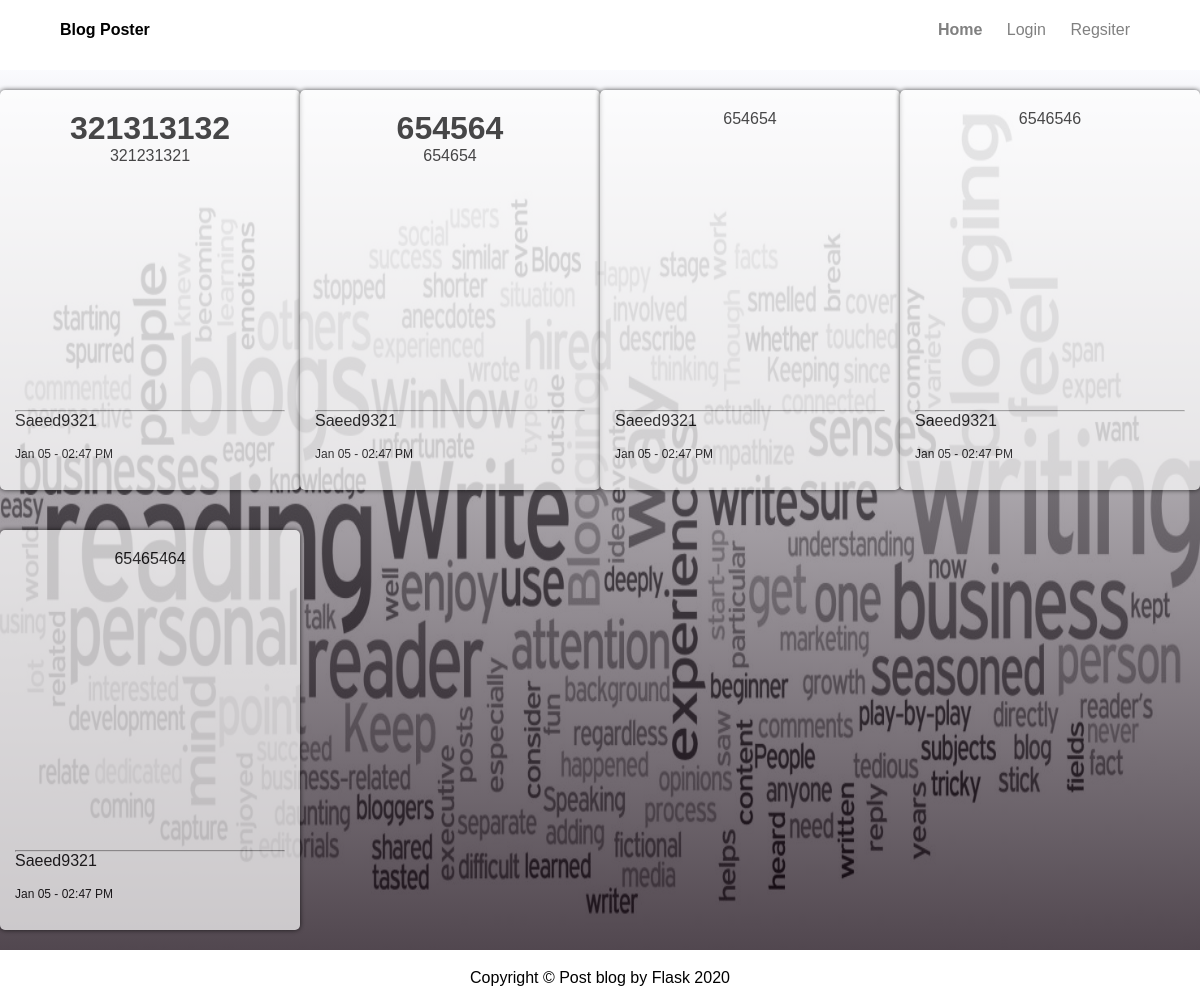
/index, run on the app's committed database.
### project/models.py (models this page shows, shortened)
class Post(db.Model):
    id = db.Column(db.Integer, primary_key=True)
    title = db.Column(db.String(100), nullable=False)
    date_posted = db.Column(db.DateTime, nullable=False, default=datetime.utcnow())
    content = db.Column(db.Text, nullable=False)
    user_id = db.Column(db.Integer, db.ForeignKey('user.id'), nullable=False)

class User(db.Model, UserMixin):
    id = db.Column(db.Integer, primary_key=True)
    username = db.Column(db.String(20), unique=True, nullable=False)
    email = db.Column(db.String(120), unique=True, nullable=False)
    profile_image = db.Column(db.String(30), nullable=False, default='default.jpg')
    password = db.Column(db.String(60), nullable=False)
    posts = db.relationship('Post', backref='author', lazy=True)

### project/routes.py (the view)
@app.route('/index')
def index():
    posts = Post.query.all()
    return render_template('index.html', posts=posts)

### project/templates/index.html (shortened to what this page needs)
<!DOCTYPE html>
<html lang="en">
  <head>
    <link
      rel="stylesheet"
      href="https://cdnjs.cloudflare.com/ajax/libs/font-awesome/4.7.0/css/font-awesome.min.css"
    />
    <link
      href="{{ url_for('static', filename='css/blog-post.css') }}?version=1"
      rel="stylesheet"
    />
  </head>
  <body>
    {% block body %}
    <nav>
      <div class="nav-items">
        <div class="brand"><a href="index">Blog Poster</a></div>
        <div class="nav-links">
          {% if not title %}
          <a href="index" style="font-weight: 700">Home</a>
          {% else %}
          <a href="index">Home</a>
          {% endif %} {% if not current_user.is_authenticated %} {% if title ==
          "Login Page" %}
          <a href="login" style="font-weight: 700">Login</a>
          <a href="register">Regsiter</a>
          {% elif title == "Registration page" %}
          <a href="login">Login</a>
          <a href="register" style="font-weight: 700">Regsiter</a>
          {% else %}
          <a href="login">Login</a>
          <a href="register">Regsiter</a>
          {% endif %} {% endif %}
        </div>
      </div>
    </nav>
    {% endblock %}
    {% block content %}
    <div class="container">
      <div class="row">
        {% for post in posts %}
        <div class="post">
          <h1 class="title">{{post.title}}</h1>
          <p class="content">{{ post.content }}</p>
          <div class="post-info">
            <hr>
            <div class="post-info-user">
              <p class="author">{{post.author.username}}</p>
            </div>
            <div class="post-actions">
              <p>{{post.date_posted.strftime('%b %d - %I:%M %p')}}</p>
            </div>
          </div>
        </div>
        {% endfor %}
      </div>
    </div>
    {% endblock %} {% block footer %}
    <footer>
      <p>Copyright &copy; Post blog by Flask 2020</p>
    </footer>
    {% endblock %}
  </body>
</html>

### project/static/css/blog-post.css (style rules this page uses)
* { margin: 0px; padding: 0px; box-sizing: border-box; font-family: 'Noto Sans JP', sans-serif; }
nav { width: 100vw; height: 60px; position: fixed; top: 0%; background-color: #fff; display: flex; justify-content: center; align-items: center; z-index: 10; }
.nav-items { width: 90%; height: 100%; display: flex; justify-content: space-between; align-items: center; }
.brand a { color: black; font-weight: 700; text-decoration: none; }
.nav-links a { text-decoration: none; padding: 0 10px; color: grey; font-weight: 300; }
.container { width: 100%; height: fit-content; min-height: 82vh; background-image: linear-gradient(to bottom, rgba(245, 246, 252, 0.52), rgba(17, 3, 14, 0.73)), url('../index-wallpaper.jpg'); background-repeat: round ; margin: 0px auto !important; }
footer { background-color: rgb(255, 255, 255); height: 7vh; display: flex; justify-content: center; align-items: center; }
.row { margin-top: 70px; display: grid; grid-template-columns: 1fr 1fr 1fr 1fr; }
.row .post { background-color: white; width: 300px; height: 400px; box-shadow: 0px 0px 5px; margin: 20px auto; display: flex; flex-direction: column; justify-content: center; align-items: center; position: relative; border-radius: 5px; opacity: 0.7; }
.post .title { padding-top: 20px; }
.post .content { margin-bottom: auto; }
.post-info { width: 90%; height: 20%; }
.post-info-user { display: flex; }
.post-actions { display: flex; justify-content: space-between; position: relative; }
.post-actions p { font-size: 12px; }

### data on the page
Post: title "321313132", content "321231321", author.username "Saeed9321", date_posted "Jan 05 - 02:47 PM"
Post: title "654564", content "654654", author.username "Saeed9321", date_posted "Jan 05 - 02:47 PM"
Post: content "654654", author.username "Saeed9321", date_posted "Jan 05 - 02:47 PM"
Post: content "6546546", author.username "Saeed9321", date_posted "Jan 05 - 02:47 PM"
Post: content "65465464", author.username "Saeed9321", date_posted "Jan 05 - 02:47 PM"
